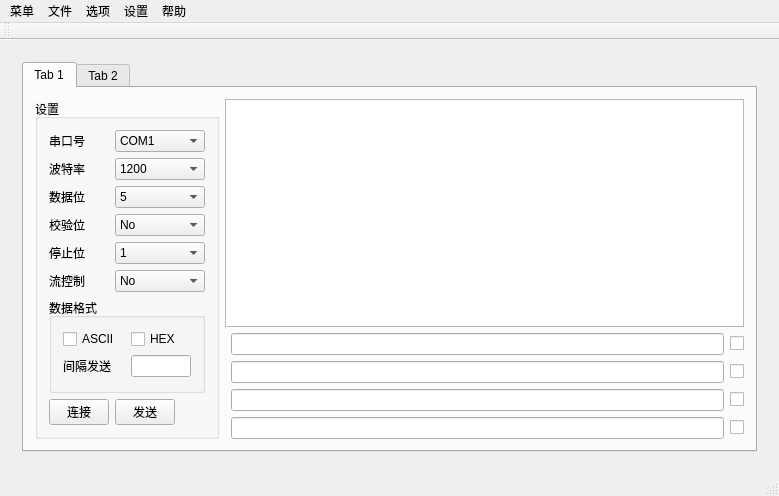
<?xml version="1.0" encoding="UTF-8"?>
<ui version="4.0">
 <class>MainWindow</class>
 <widget class="QMainWindow" name="MainWindow">
  <property name="geometry">
   <rect>
    <x>0</x>
    <y>0</y>
    <width>779</width>
    <height>469</height>
   </rect>
  </property>
  <property name="windowTitle">
   <string>MainWindow</string>
  </property>
  <property name="documentMode">
   <bool>false</bool>
  </property>
  <widget class="QWidget" name="centralWidget">
   <layout class="QVBoxLayout" name="verticalLayout">
    <item>
     <widget class="QWidget" name="widget" native="true">
      <layout class="QGridLayout" name="gridLayout_2">
       <item row="0" column="0">
        <widget class="QTabWidget" name="tabWidget">
         <property name="currentIndex">
          <number>0</number>
         </property>
         <widget class="QWidget" name="tab">
          <attribute name="title">
           <string>Tab 1</string>
          </attribute>
          <layout class="QGridLayout" name="gridLayout">
           <item row="2" column="2">
            <widget class="QLineEdit" name="lineEdit_SendData2"/>
           </item>
           <item row="3" column="2">
            <widget class="QLineEdit" name="lineEdit_SendData3"/>
           </item>
           <item row="0" column="0" rowspan="5">
            <widget class="QGroupBox" name="groupBox">
             <property name="title">
              <string>设置</string>
             </property>
             <property name="flat">
              <bool>false</bool>
             </property>
             <layout class="QGridLayout" name="gridLayout_3">
              <item row="8" column="0">
               <widget class="QPushButton" name="pushButton_Connect">
                <property name="maximumSize">
                 <size>
                  <width>60</width>
                  <height>16777215</height>
                 </size>
                </property>
                <property name="text">
                 <string>连接</string>
                </property>
               </widget>
              </item>
              <item row="1" column="1">
               <widget class="QComboBox" name="comboBox_Baud">
                <property name="maximumSize">
                 <size>
                  <width>100</width>
                  <height>16777215</height>
                 </size>
                </property>
                <property name="currentText">
                 <string>1200</string>
                </property>
                <item>
                 <property name="text">
                  <string>1200</string>
                 </property>
                </item>
                <item>
                 <property name="text">
                  <string>2400</string>
                 </property>
                </item>
                <item>
                 <property name="text">
                  <string>4800</string>
                 </property>
                </item>
                <item>
                 <property name="text">
                  <string>9600</string>
                 </property>
                </item>
                <item>
                 <property name="text">
                  <string>19200</string>
                 </property>
                </item>
                <item>
                 <property name="text">
                  <string>38400</string>
                 </property>
                </item>
                <item>
                 <property name="text">
                  <string>57600</string>
                 </property>
                </item>
                <item>
                 <property name="text">
                  <string>115200</string>
                 </property>
                </item>
               </widget>
              </item>
              <item row="2" column="0">
               <widget class="QLabel" name="label_3">
                <property name="text">
                 <string>数据位</string>
                </property>
               </widget>
              </item>
              <item row="3" column="0">
               <widget class="QLabel" name="label_4">
                <property name="text">
                 <string>校验位</string>
                </property>
               </widget>
              </item>
              <item row="5" column="1">
               <widget class="QComboBox" name="comboBox_FlowControl">
                <property name="maximumSize">
                 <size>
                  <width>100</width>
                  <height>16777215</height>
                 </size>
                </property>
                <item>
                 <property name="text">
                  <string>No</string>
                 </property>
                </item>
                <item>
                 <property name="text">
                  <string>RTS/CTS</string>
                 </property>
                </item>
                <item>
                 <property name="text">
                  <string>XON/XOFF</string>
                 </property>
                </item>
               </widget>
              </item>
              <item row="3" column="1">
               <widget class="QComboBox" name="comboBox_Parity">
                <property name="maximumSize">
                 <size>
                  <width>100</width>
                  <height>16777215</height>
                 </size>
                </property>
                <item>
                 <property name="text">
                  <string>No</string>
                 </property>
                </item>
                <item>
                 <property name="text">
                  <string>Even</string>
                 </property>
                </item>
                <item>
                 <property name="text">
                  <string>Odd</string>
                 </property>
                </item>
                <item>
                 <property name="text">
                  <string>Space</string>
                 </property>
                </item>
                <item>
                 <property name="text">
                  <string>Mark</string>
                 </property>
                </item>
               </widget>
              </item>
              <item row="5" column="0">
               <widget class="QLabel" name="label_6">
                <property name="text">
                 <string>流控制</string>
                </property>
               </widget>
              </item>
              <item row="4" column="1">
               <widget class="QComboBox" name="comboBox_StopBits">
                <property name="maximumSize">
                 <size>
                  <width>100</width>
                  <height>16777215</height>
                 </size>
                </property>
                <item>
                 <property name="text">
                  <string>1</string>
                 </property>
                </item>
                <item>
                 <property name="text">
                  <string>1.5</string>
                 </property>
                </item>
                <item>
                 <property name="text">
                  <string>2</string>
                 </property>
                </item>
               </widget>
              </item>
              <item row="4" column="0">
               <widget class="QLabel" name="label_5">
                <property name="text">
                 <string>停止位</string>
                </property>
               </widget>
              </item>
              <item row="0" column="0">
               <widget class="QLabel" name="label">
                <property name="text">
                 <string>串口号</string>
                </property>
               </widget>
              </item>
              <item row="8" column="1">
               <widget class="QPushButton" name="pushButton_Send">
                <property name="maximumSize">
                 <size>
                  <width>60</width>
                  <height>16777215</height>
                 </size>
                </property>
                <property name="text">
                 <string>发送</string>
                </property>
               </widget>
              </item>
              <item row="1" column="0">
               <widget class="QLabel" name="label_2">
                <property name="text">
                 <string>波特率</string>
                </property>
               </widget>
              </item>
              <item row="0" column="1">
               <widget class="QComboBox" name="comboBox_Port">
                <property name="maximumSize">
                 <size>
                  <width>100</width>
                  <height>16777215</height>
                 </size>
                </property>
                <item>
                 <property name="text">
                  <string>COM1</string>
                 </property>
                </item>
                <item>
                 <property name="text">
                  <string>COM2</string>
                 </property>
                </item>
                <item>
                 <property name="text">
                  <string>COM3</string>
                 </property>
                </item>
                <item>
                 <property name="text">
                  <string>COM4</string>
                 </property>
                </item>
                <item>
                 <property name="text">
                  <string>COM5</string>
                 </property>
                </item>
                <item>
                 <property name="text">
                  <string>COM6</string>
                 </property>
                </item>
                <item>
                 <property name="text">
                  <string>COM7</string>
                 </property>
                </item>
                <item>
                 <property name="text">
                  <string>COM8</string>
                 </property>
                </item>
                <item>
                 <property name="text">
                  <string>COM9</string>
                 </property>
                </item>
               </widget>
              </item>
              <item row="2" column="1">
               <widget class="QComboBox" name="comboBox_Data">
                <property name="maximumSize">
                 <size>
                  <width>100</width>
                  <height>16777215</height>
                 </size>
                </property>
                <item>
                 <property name="text">
                  <string>5</string>
                 </property>
                </item>
                <item>
                 <property name="text">
                  <string>6</string>
                 </property>
                </item>
                <item>
                 <property name="text">
                  <string>7</string>
                 </property>
                </item>
                <item>
                 <property name="text">
                  <string>8</string>
                 </property>
                </item>
               </widget>
              </item>
              <item row="6" column="0" colspan="2">
               <widget class="QGroupBox" name="groupBox_2">
                <property name="title">
                 <string>数据格式</string>
                </property>
                <layout class="QGridLayout" name="gridLayout_4">
                 <item row="0" column="0">
                  <widget class="QCheckBox" name="checkBox_FormatAscii">
                   <property name="text">
                    <string>ASCII</string>
                   </property>
                  </widget>
                 </item>
                 <item row="0" column="1">
                  <widget class="QCheckBox" name="checkBox_FormatHex">
                   <property name="text">
                    <string>HEX</string>
                   </property>
                  </widget>
                 </item>
                 <item row="1" column="1">
                  <widget class="QLineEdit" name="lineEdit_SendPeriod">
                   <property name="maximumSize">
                    <size>
                     <width>60</width>
                     <height>16777215</height>
                    </size>
                   </property>
                  </widget>
                 </item>
                 <item row="1" column="0">
                  <widget class="QLabel" name="label_7">
                   <property name="text">
                    <string>间隔发送</string>
                   </property>
                  </widget>
                 </item>
                </layout>
               </widget>
              </item>
             </layout>
            </widget>
           </item>
           <item row="4" column="2">
            <widget class="QLineEdit" name="lineEdit_SendData4"/>
           </item>
           <item row="1" column="2">
            <widget class="QLineEdit" name="lineEdit_SendData1"/>
           </item>
           <item row="1" column="3">
            <widget class="QCheckBox" name="checkBox_DataFlag1">
             <property name="text">
              <string/>
             </property>
            </widget>
           </item>
           <item row="2" column="3">
            <widget class="QCheckBox" name="checkBox_DataFlag2">
             <property name="text">
              <string/>
             </property>
            </widget>
           </item>
           <item row="3" column="3">
            <widget class="QCheckBox" name="checkBox_DataFlag3">
             <property name="text">
              <string/>
             </property>
            </widget>
           </item>
           <item row="4" column="3">
            <widget class="QCheckBox" name="checkBox_DataFlag4">
             <property name="text">
              <string/>
             </property>
            </widget>
           </item>
           <item row="0" column="1" colspan="3">
            <widget class="QTextEdit" name="textEdit_RecvData"/>
           </item>
          </layout>
         </widget>
         <widget class="QWidget" name="tab_2">
          <attribute name="title">
           <string>Tab 2</string>
          </attribute>
          <layout class="QGridLayout" name="gridLayout_5"/>
         </widget>
        </widget>
       </item>
      </layout>
     </widget>
    </item>
   </layout>
  </widget>
  <widget class="QMenuBar" name="menuBar">
   <property name="geometry">
    <rect>
     <x>0</x>
     <y>0</y>
     <width>779</width>
     <height>22</height>
    </rect>
   </property>
   <widget class="QMenu" name="menu">
    <property name="title">
     <string>菜单</string>
    </property>
   </widget>
   <widget class="QMenu" name="menu_2">
    <property name="title">
     <string>选项</string>
    </property>
   </widget>
   <widget class="QMenu" name="menu_3">
    <property name="title">
     <string>帮助</string>
    </property>
   </widget>
   <widget class="QMenu" name="menu_4">
    <property name="title">
     <string>文件</string>
    </property>
   </widget>
   <widget class="QMenu" name="menu_5">
    <property name="title">
     <string>设置</string>
    </property>
   </widget>
   <addaction name="menu"/>
   <addaction name="menu_4"/>
   <addaction name="menu_2"/>
   <addaction name="menu_5"/>
   <addaction name="menu_3"/>
  </widget>
  <widget class="QToolBar" name="mainToolBar">
   <attribute name="toolBarArea">
    <enum>TopToolBarArea</enum>
   </attribute>
   <attribute name="toolBarBreak">
    <bool>false</bool>
   </attribute>
  </widget>
  <widget class="QStatusBar" name="statusBar"/>
 </widget>
 <layoutdefault spacing="6" margin="11"/>
 <resources/>
 <connections/>
</ui>
